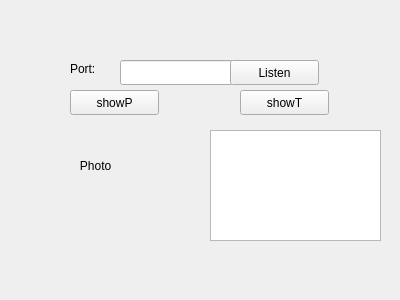
<?xml version="1.0" encoding="UTF-8"?>
<ui version="4.0">
 <class>Widget</class>
 <widget class="QWidget" name="Widget">
  <property name="geometry">
   <rect>
    <x>0</x>
    <y>0</y>
    <width>400</width>
    <height>300</height>
   </rect>
  </property>
  <property name="windowTitle">
   <string>Widget</string>
  </property>
  <widget class="QLabel" name="label">
   <property name="geometry">
    <rect>
     <x>70</x>
     <y>60</y>
     <width>41</width>
     <height>17</height>
    </rect>
   </property>
   <property name="text">
    <string>Port:</string>
   </property>
  </widget>
  <widget class="QLineEdit" name="lineEdit">
   <property name="geometry">
    <rect>
     <x>120</x>
     <y>60</y>
     <width>113</width>
     <height>25</height>
    </rect>
   </property>
  </widget>
  <widget class="QPushButton" name="pushButton">
   <property name="geometry">
    <rect>
     <x>230</x>
     <y>60</y>
     <width>89</width>
     <height>25</height>
    </rect>
   </property>
   <property name="text">
    <string>Listen</string>
   </property>
  </widget>
  <widget class="QTextBrowser" name="textBrowser">
   <property name="geometry">
    <rect>
     <x>210</x>
     <y>130</y>
     <width>171</width>
     <height>111</height>
    </rect>
   </property>
  </widget>
  <widget class="QLabel" name="label_2">
   <property name="geometry">
    <rect>
     <x>30</x>
     <y>110</y>
     <width>151</width>
     <height>111</height>
    </rect>
   </property>
   <property name="text">
    <string>               Photo</string>
   </property>
  </widget>
  <widget class="QPushButton" name="pushButton_2">
   <property name="geometry">
    <rect>
     <x>70</x>
     <y>90</y>
     <width>89</width>
     <height>25</height>
    </rect>
   </property>
   <property name="text">
    <string>showP</string>
   </property>
  </widget>
  <widget class="QPushButton" name="pushButton_3">
   <property name="geometry">
    <rect>
     <x>240</x>
     <y>90</y>
     <width>89</width>
     <height>25</height>
    </rect>
   </property>
   <property name="text">
    <string>showT</string>
   </property>
  </widget>
 </widget>
 <layoutdefault spacing="6" margin="11"/>
 <resources/>
 <connections/>
</ui>
